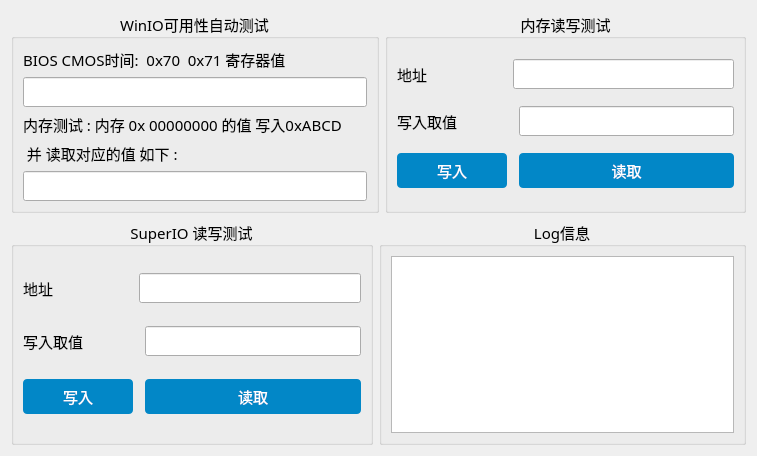
<?xml version="1.0" encoding="UTF-8"?>
<ui version="4.0">
 <class>Memory</class>
 <widget class="QWidget" name="Memory">
  <property name="geometry">
   <rect>
    <x>0</x>
    <y>0</y>
    <width>757</width>
    <height>456</height>
   </rect>
  </property>
  <property name="windowTitle">
   <string>Memory</string>
  </property>
  <layout class="QGridLayout" name="gridLayout">
   <item row="0" column="0" colspan="2">
    <widget class="QGroupBox" name="groupBox">
     <property name="font">
      <font>
       <family>仿宋</family>
       <pointsize>11</pointsize>
      </font>
     </property>
     <property name="title">
      <string>WinIO可用性自动测试</string>
     </property>
     <property name="alignment">
      <set>Qt::AlignCenter</set>
     </property>
     <layout class="QVBoxLayout" name="verticalLayout_2">
      <item>
       <widget class="QLabel" name="label">
        <property name="maximumSize">
         <size>
          <width>16777215</width>
          <height>30</height>
         </size>
        </property>
        <property name="text">
         <string>BIOS CMOS时间:  0x70  0x71 寄存器值</string>
        </property>
       </widget>
      </item>
      <item>
       <widget class="QLineEdit" name="biostime">
        <property name="minimumSize">
         <size>
          <width>0</width>
          <height>30</height>
         </size>
        </property>
       </widget>
      </item>
      <item>
       <widget class="QLabel" name="label_2">
        <property name="maximumSize">
         <size>
          <width>16777215</width>
          <height>30</height>
         </size>
        </property>
        <property name="text">
         <string>内存测试 : 内存 0x 00000000 的值 写入0xABCD</string>
        </property>
       </widget>
      </item>
      <item>
       <widget class="QLabel" name="label_5">
        <property name="text">
         <string> 并 读取对应的值 如下 : </string>
        </property>
       </widget>
      </item>
      <item>
       <widget class="QLineEdit" name="GetMemoty">
        <property name="minimumSize">
         <size>
          <width>0</width>
          <height>30</height>
         </size>
        </property>
       </widget>
      </item>
     </layout>
    </widget>
   </item>
   <item row="0" column="2">
    <widget class="QGroupBox" name="groupBox_2">
     <property name="font">
      <font>
       <family>仿宋</family>
       <pointsize>11</pointsize>
      </font>
     </property>
     <property name="title">
      <string>内存读写测试</string>
     </property>
     <property name="alignment">
      <set>Qt::AlignCenter</set>
     </property>
     <layout class="QGridLayout" name="gridLayout_2">
      <item row="1" column="2">
       <widget class="QLineEdit" name="MemValue">
        <property name="minimumSize">
         <size>
          <width>0</width>
          <height>30</height>
         </size>
        </property>
       </widget>
      </item>
      <item row="0" column="0">
       <widget class="QLabel" name="label_3">
        <property name="text">
         <string>地址</string>
        </property>
       </widget>
      </item>
      <item row="0" column="1" colspan="2">
       <widget class="QLineEdit" name="MemAddr">
        <property name="minimumSize">
         <size>
          <width>0</width>
          <height>30</height>
         </size>
        </property>
       </widget>
      </item>
      <item row="2" column="0">
       <widget class="QPushButton" name="MemWrite">
        <property name="minimumSize">
         <size>
          <width>110</width>
          <height>35</height>
         </size>
        </property>
        <property name="styleSheet">
         <string notr="true">QPushButton {
	
	font: 12pt &quot;黑体&quot;;
	background-color: rgb(2, 135, 199);
	color: rgb(255, 255, 255);
	border-radius: 4px;

}

QPushButton:hover {
	
	
	color: rgb(255, 0, 0);
	background-color: rgb(42, 76, 156);

}

QPushButton:checked {
	background-color: rgb(60, 66, 100);
}
QPushButton:disabled {
	background-color: rgb(176, 176, 176);
}</string>
        </property>
        <property name="text">
         <string>写入</string>
        </property>
       </widget>
      </item>
      <item row="2" column="2">
       <widget class="QPushButton" name="MemRead">
        <property name="minimumSize">
         <size>
          <width>110</width>
          <height>35</height>
         </size>
        </property>
        <property name="styleSheet">
         <string notr="true">QPushButton {
	
	font: 12pt &quot;黑体&quot;;
	background-color: rgb(2, 135, 199);
	color: rgb(255, 255, 255);
	border-radius: 4px;

}

QPushButton:hover {
	
	
	color: rgb(255, 0, 0);
	background-color: rgb(42, 76, 156);

}

QPushButton:checked {
	background-color: rgb(60, 66, 100);
}
QPushButton:disabled {
	background-color: rgb(176, 176, 176);
}</string>
        </property>
        <property name="text">
         <string>读取</string>
        </property>
       </widget>
      </item>
      <item row="1" column="0" colspan="2">
       <widget class="QLabel" name="label_4">
        <property name="text">
         <string>写入取值</string>
        </property>
       </widget>
      </item>
     </layout>
    </widget>
   </item>
   <item row="1" column="0">
    <widget class="QGroupBox" name="groupBox_4">
     <property name="font">
      <font>
       <family>仿宋</family>
       <pointsize>11</pointsize>
      </font>
     </property>
     <property name="title">
      <string>SuperIO 读写测试</string>
     </property>
     <property name="alignment">
      <set>Qt::AlignCenter</set>
     </property>
     <layout class="QGridLayout" name="gridLayout_3">
      <item row="2" column="0">
       <widget class="QPushButton" name="SuperWrite">
        <property name="minimumSize">
         <size>
          <width>110</width>
          <height>35</height>
         </size>
        </property>
        <property name="styleSheet">
         <string notr="true">QPushButton {
	
	font: 12pt &quot;黑体&quot;;
	background-color: rgb(2, 135, 199);
	color: rgb(255, 255, 255);
	border-radius: 4px;

}

QPushButton:hover {
	
	
	color: rgb(255, 0, 0);
	background-color: rgb(42, 76, 156);

}

QPushButton:checked {
	background-color: rgb(60, 66, 100);
}
QPushButton:disabled {
	background-color: rgb(176, 176, 176);
}</string>
        </property>
        <property name="text">
         <string>写入</string>
        </property>
       </widget>
      </item>
      <item row="0" column="0">
       <widget class="QLabel" name="label_6">
        <property name="text">
         <string>地址</string>
        </property>
       </widget>
      </item>
      <item row="2" column="2">
       <widget class="QPushButton" name="SuperIORead">
        <property name="minimumSize">
         <size>
          <width>110</width>
          <height>35</height>
         </size>
        </property>
        <property name="styleSheet">
         <string notr="true">QPushButton {
	
	font: 12pt &quot;黑体&quot;;
	background-color: rgb(2, 135, 199);
	color: rgb(255, 255, 255);
	border-radius: 4px;

}

QPushButton:hover {
	
	
	color: rgb(255, 0, 0);
	background-color: rgb(42, 76, 156);

}

QPushButton:checked {
	background-color: rgb(60, 66, 100);
}
QPushButton:disabled {
	background-color: rgb(176, 176, 176);
}</string>
        </property>
        <property name="text">
         <string>读取</string>
        </property>
       </widget>
      </item>
      <item row="1" column="2">
       <widget class="QLineEdit" name="SuperIOValue">
        <property name="minimumSize">
         <size>
          <width>0</width>
          <height>30</height>
         </size>
        </property>
       </widget>
      </item>
      <item row="0" column="1" colspan="2">
       <widget class="QLineEdit" name="SuperIoAddr">
        <property name="minimumSize">
         <size>
          <width>0</width>
          <height>30</height>
         </size>
        </property>
       </widget>
      </item>
      <item row="1" column="0" colspan="2">
       <widget class="QLabel" name="label_7">
        <property name="text">
         <string>写入取值</string>
        </property>
       </widget>
      </item>
     </layout>
    </widget>
   </item>
   <item row="1" column="1" colspan="2">
    <widget class="QGroupBox" name="groupBox_3">
     <property name="font">
      <font>
       <family>仿宋</family>
       <pointsize>11</pointsize>
      </font>
     </property>
     <property name="title">
      <string>Log信息</string>
     </property>
     <property name="alignment">
      <set>Qt::AlignCenter</set>
     </property>
     <layout class="QVBoxLayout" name="verticalLayout">
      <item>
       <widget class="QTextEdit" name="log"/>
      </item>
     </layout>
    </widget>
   </item>
  </layout>
 </widget>
 <resources/>
 <connections/>
</ui>
